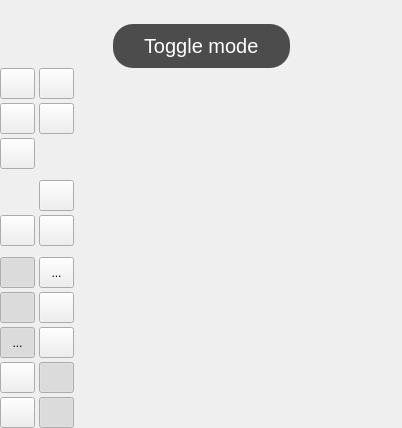
<?xml version="1.0" encoding="UTF-8"?>
<ui version="4.0">
 <class>partMainVisualizer</class>
 <widget class="QWidget" name="partMainVisualizer">
  <property name="geometry">
   <rect>
    <x>0</x>
    <y>0</y>
    <width>402</width>
    <height>428</height>
   </rect>
  </property>
  <property name="sizePolicy">
   <sizepolicy hsizetype="Preferred" vsizetype="Preferred">
    <horstretch>0</horstretch>
    <verstretch>0</verstretch>
   </sizepolicy>
  </property>
  <property name="windowTitle">
   <string>Form</string>
  </property>
  <property name="autoFillBackground">
   <bool>true</bool>
  </property>
  <property name="styleSheet">
   <string notr="true"/>
  </property>
  <layout class="QVBoxLayout" name="verticalLayout">
   <property name="spacing">
    <number>0</number>
   </property>
   <property name="leftMargin">
    <number>0</number>
   </property>
   <property name="topMargin">
    <number>0</number>
   </property>
   <property name="rightMargin">
    <number>0</number>
   </property>
   <property name="bottomMargin">
    <number>0</number>
   </property>
   <item>
    <widget class="GLContainer" name="visualizer" native="true">
     <property name="sizePolicy">
      <sizepolicy hsizetype="Preferred" vsizetype="Expanding">
       <horstretch>0</horstretch>
       <verstretch>0</verstretch>
      </sizepolicy>
     </property>
    </widget>
   </item>
   <item>
    <widget class="QWidget" name="info" native="true">
     <property name="sizePolicy">
      <sizepolicy hsizetype="Preferred" vsizetype="Expanding">
       <horstretch>0</horstretch>
       <verstretch>0</verstretch>
      </sizepolicy>
     </property>
     <property name="minimumSize">
      <size>
       <width>0</width>
       <height>44</height>
      </size>
     </property>
     <property name="maximumSize">
      <size>
       <width>16777215</width>
       <height>70</height>
      </size>
     </property>
     <property name="styleSheet">
      <string notr="true">QLabel#lblInfo {
        background-color: rgba(30, 30, 30, 200);
        color: white;
        padding: 8px 26px 8px 26px;
        font-size: 20px;
        border-radius: 20px;
}
</string>
     </property>
     <layout class="QHBoxLayout" name="horizontalLayout">
      <property name="spacing">
       <number>0</number>
      </property>
      <property name="leftMargin">
       <number>0</number>
      </property>
      <property name="topMargin">
       <number>0</number>
      </property>
      <property name="rightMargin">
       <number>0</number>
      </property>
      <property name="bottomMargin">
       <number>0</number>
      </property>
      <item>
       <spacer name="horizontalSpacer">
        <property name="orientation">
         <enum>Qt::Orientation::Horizontal</enum>
        </property>
        <property name="sizeHint" stdset="0">
         <size>
          <width>98</width>
          <height>19</height>
         </size>
        </property>
       </spacer>
      </item>
      <item>
       <widget class="QLabel" name="lblInfo">
        <property name="sizePolicy">
         <sizepolicy hsizetype="Preferred" vsizetype="Expanding">
          <horstretch>0</horstretch>
          <verstretch>0</verstretch>
         </sizepolicy>
        </property>
        <property name="maximumSize">
         <size>
          <width>16777215</width>
          <height>100</height>
         </size>
        </property>
        <property name="styleSheet">
         <string notr="true"/>
        </property>
        <property name="text">
         <string>Toggle mode</string>
        </property>
        <property name="textFormat">
         <enum>Qt::TextFormat::PlainText</enum>
        </property>
       </widget>
      </item>
      <item>
       <spacer name="horizontalSpacer_2">
        <property name="orientation">
         <enum>Qt::Orientation::Horizontal</enum>
        </property>
        <property name="sizeHint" stdset="0">
         <size>
          <width>98</width>
          <height>19</height>
         </size>
        </property>
       </spacer>
      </item>
     </layout>
    </widget>
   </item>
   <item>
    <widget class="QWidget" name="buttons" native="true">
     <property name="sizePolicy">
      <sizepolicy hsizetype="Preferred" vsizetype="Fixed">
       <horstretch>0</horstretch>
       <verstretch>0</verstretch>
      </sizepolicy>
     </property>
     <property name="minimumSize">
      <size>
       <width>75</width>
       <height>0</height>
      </size>
     </property>
     <property name="maximumSize">
      <size>
       <width>70</width>
       <height>5000</height>
      </size>
     </property>
     <property name="baseSize">
      <size>
       <width>70</width>
       <height>140</height>
      </size>
     </property>
     <property name="styleSheet">
      <string notr="true"/>
     </property>
     <layout class="QGridLayout" name="gridLayout">
      <property name="leftMargin">
       <number>0</number>
      </property>
      <property name="topMargin">
       <number>0</number>
      </property>
      <property name="rightMargin">
       <number>0</number>
      </property>
      <property name="bottomMargin">
       <number>0</number>
      </property>
      <property name="spacing">
       <number>4</number>
      </property>
      <item row="9" column="0">
       <widget class="StyledToolButton" name="cmdToggleTool">
        <property name="minimumSize">
         <size>
          <width>35</width>
          <height>31</height>
         </size>
        </property>
        <property name="maximumSize">
         <size>
          <width>35</width>
          <height>31</height>
         </size>
        </property>
        <property name="toolTip">
         <string>Toggle tool</string>
        </property>
        <property name="icon">
         <iconset resource="../../../resources/images.qrc">
          <normaloff>:/images/visualizer/visualizer_tool.svg</normaloff>:/images/visualizer/visualizer_tool.svg</iconset>
        </property>
        <property name="iconSize">
         <size>
          <width>24</width>
          <height>24</height>
         </size>
        </property>
        <property name="checkable">
         <bool>true</bool>
        </property>
        <property name="checked">
         <bool>true</bool>
        </property>
        <property name="invertedDartThemeIconColors" stdset="0">
         <bool>true</bool>
        </property>
        <property name="imagePadding" stdset="0">
         <number>2</number>
        </property>
       </widget>
      </item>
      <item row="5" column="1">
       <widget class="StyledToolButton" name="cmd2d">
        <property name="minimumSize">
         <size>
          <width>35</width>
          <height>31</height>
         </size>
        </property>
        <property name="maximumSize">
         <size>
          <width>35</width>
          <height>31</height>
         </size>
        </property>
        <property name="toolTip">
         <string>Show 2D view (from top)</string>
        </property>
        <property name="icon">
         <iconset resource="../../../resources/images.qrc">
          <normaloff>:/images/visualizer_2d.png</normaloff>:/images/visualizer_2d.png</iconset>
        </property>
        <property name="iconSize">
         <size>
          <width>24</width>
          <height>24</height>
         </size>
        </property>
        <property name="invertedDartThemeIconColors" stdset="0">
         <bool>true</bool>
        </property>
        <property name="imagePadding" stdset="0">
         <number>2</number>
        </property>
       </widget>
      </item>
      <item row="10" column="1">
       <widget class="StyledToolButton" name="cmdToggleHeightmapPreview">
        <property name="minimumSize">
         <size>
          <width>35</width>
          <height>31</height>
         </size>
        </property>
        <property name="maximumSize">
         <size>
          <width>35</width>
          <height>31</height>
         </size>
        </property>
        <property name="toolTip">
         <string>Toggle G-Code preview with heightmap applied</string>
        </property>
        <property name="icon">
         <iconset resource="../../../resources/images.qrc">
          <normaloff>:/images/visualizer/visualizer_heightmap_apply.svg</normaloff>:/images/visualizer/visualizer_heightmap_apply.svg</iconset>
        </property>
        <property name="iconSize">
         <size>
          <width>24</width>
          <height>24</height>
         </size>
        </property>
        <property name="checkable">
         <bool>true</bool>
        </property>
        <property name="invertedDartThemeIconColors" stdset="0">
         <bool>true</bool>
        </property>
        <property name="imagePadding" stdset="0">
         <number>2</number>
        </property>
       </widget>
      </item>
      <item row="0" column="1">
       <widget class="StyledToolButton" name="cmdFront">
        <property name="minimumSize">
         <size>
          <width>35</width>
          <height>31</height>
         </size>
        </property>
        <property name="maximumSize">
         <size>
          <width>35</width>
          <height>31</height>
         </size>
        </property>
        <property name="toolTip">
         <string>Front view</string>
        </property>
        <property name="text">
         <string/>
        </property>
        <property name="icon">
         <iconset resource="../../../resources/images.qrc">
          <normaloff>:/images/visualizer_front.png</normaloff>:/images/visualizer_front.png</iconset>
        </property>
        <property name="iconSize">
         <size>
          <width>24</width>
          <height>24</height>
         </size>
        </property>
        <property name="invertedDartThemeIconColors" stdset="0">
         <bool>true</bool>
        </property>
        <property name="imagePadding" stdset="0">
         <number>2</number>
        </property>
       </widget>
      </item>
      <item row="1" column="0">
       <widget class="StyledToolButton" name="cmdLeft">
        <property name="minimumSize">
         <size>
          <width>35</width>
          <height>31</height>
         </size>
        </property>
        <property name="maximumSize">
         <size>
          <width>35</width>
          <height>31</height>
         </size>
        </property>
        <property name="toolTip">
         <string>Left view</string>
        </property>
        <property name="icon">
         <iconset resource="../../../resources/images.qrc">
          <normaloff>:/images/visualizer_front.png</normaloff>:/images/visualizer_front.png</iconset>
        </property>
        <property name="iconSize">
         <size>
          <width>24</width>
          <height>24</height>
         </size>
        </property>
        <property name="invertedDartThemeIconColors" stdset="0">
         <bool>true</bool>
        </property>
        <property name="imagePadding" stdset="0">
         <number>2</number>
        </property>
       </widget>
      </item>
      <item row="4" column="0" colspan="2">
       <widget class="QWidget" name="line2" native="true">
        <property name="sizePolicy">
         <sizepolicy hsizetype="Preferred" vsizetype="Preferred">
          <horstretch>0</horstretch>
          <verstretch>0</verstretch>
         </sizepolicy>
        </property>
        <property name="minimumSize">
         <size>
          <width>0</width>
          <height>3</height>
         </size>
        </property>
        <property name="maximumSize">
         <size>
          <width>16777215</width>
          <height>3</height>
         </size>
        </property>
       </widget>
      </item>
      <item row="0" column="0">
       <widget class="StyledToolButton" name="cmdTop">
        <property name="minimumSize">
         <size>
          <width>35</width>
          <height>31</height>
         </size>
        </property>
        <property name="maximumSize">
         <size>
          <width>35</width>
          <height>31</height>
         </size>
        </property>
        <property name="toolTip">
         <string>Top view</string>
        </property>
        <property name="text">
         <string/>
        </property>
        <property name="icon">
         <iconset resource="../../../resources/images.qrc">
          <normaloff>:/images/visualizer_top.png</normaloff>:/images/visualizer_top.png</iconset>
        </property>
        <property name="iconSize">
         <size>
          <width>24</width>
          <height>24</height>
         </size>
        </property>
        <property name="invertedDartThemeIconColors" stdset="0">
         <bool>true</bool>
        </property>
        <property name="imagePadding" stdset="0">
         <number>2</number>
        </property>
       </widget>
      </item>
      <item row="1" column="1">
       <widget class="StyledToolButton" name="cmdRight">
        <property name="minimumSize">
         <size>
          <width>35</width>
          <height>31</height>
         </size>
        </property>
        <property name="maximumSize">
         <size>
          <width>35</width>
          <height>31</height>
         </size>
        </property>
        <property name="toolTip">
         <string>Right view</string>
        </property>
        <property name="text">
         <string/>
        </property>
        <property name="icon">
         <iconset resource="../../../resources/images.qrc">
          <normaloff>:/images/visualizer_left.png</normaloff>:/images/visualizer_left.png</iconset>
        </property>
        <property name="iconSize">
         <size>
          <width>24</width>
          <height>24</height>
         </size>
        </property>
        <property name="invertedDartThemeIconColors" stdset="0">
         <bool>true</bool>
        </property>
        <property name="imagePadding" stdset="0">
         <number>2</number>
        </property>
       </widget>
      </item>
      <item row="7" column="0" colspan="2">
       <widget class="QWidget" name="line1" native="true">
        <property name="sizePolicy">
         <sizepolicy hsizetype="Preferred" vsizetype="Preferred">
          <horstretch>0</horstretch>
          <verstretch>0</verstretch>
         </sizepolicy>
        </property>
        <property name="minimumSize">
         <size>
          <width>0</width>
          <height>3</height>
         </size>
        </property>
        <property name="maximumSize">
         <size>
          <width>16777215</width>
          <height>3</height>
         </size>
        </property>
       </widget>
      </item>
      <item row="6" column="0">
       <widget class="StyledToolButton" name="cmdFit">
        <property name="minimumSize">
         <size>
          <width>35</width>
          <height>31</height>
         </size>
        </property>
        <property name="maximumSize">
         <size>
          <width>35</width>
          <height>31</height>
         </size>
        </property>
        <property name="toolTip">
         <string>Zoom to fit contents</string>
        </property>
        <property name="text">
         <string/>
        </property>
        <property name="icon">
         <iconset resource="../../../resources/images.qrc">
          <normaloff>:/images/fit_1.png</normaloff>:/images/fit_1.png</iconset>
        </property>
        <property name="iconSize">
         <size>
          <width>24</width>
          <height>24</height>
         </size>
        </property>
        <property name="invertedDartThemeIconColors" stdset="0">
         <bool>true</bool>
        </property>
        <property name="imagePadding" stdset="0">
         <number>2</number>
        </property>
       </widget>
      </item>
      <item row="9" column="1">
       <widget class="StyledToolButton" name="cmdToggleHeightmapMarkers">
        <property name="minimumSize">
         <size>
          <width>35</width>
          <height>31</height>
         </size>
        </property>
        <property name="maximumSize">
         <size>
          <width>35</width>
          <height>31</height>
         </size>
        </property>
        <property name="toolTip">
         <string>Toggle heightmap markers</string>
        </property>
        <property name="icon">
         <iconset resource="../../../resources/images.qrc">
          <normaloff>:/images/visualizer/visualizer_grid_markers.svg</normaloff>:/images/visualizer/visualizer_grid_markers.svg</iconset>
        </property>
        <property name="iconSize">
         <size>
          <width>24</width>
          <height>24</height>
         </size>
        </property>
        <property name="checkable">
         <bool>true</bool>
        </property>
        <property name="invertedDartThemeIconColors" stdset="0">
         <bool>true</bool>
        </property>
        <property name="imagePadding" stdset="0">
         <number>2</number>
        </property>
       </widget>
      </item>
      <item row="6" column="1">
       <widget class="StyledToolButton" name="cmdToggleProjection">
        <property name="minimumSize">
         <size>
          <width>35</width>
          <height>31</height>
         </size>
        </property>
        <property name="maximumSize">
         <size>
          <width>35</width>
          <height>31</height>
         </size>
        </property>
        <property name="toolTip">
         <string>Toggle perspective/orthographic projection</string>
        </property>
        <property name="text">
         <string/>
        </property>
        <property name="icon">
         <iconset resource="../../../resources/images.qrc">
          <normaloff>:/images/visualizer_toggle_view_mode.png</normaloff>:/images/visualizer_toggle_view_mode.png</iconset>
        </property>
        <property name="iconSize">
         <size>
          <width>24</width>
          <height>24</height>
         </size>
        </property>
        <property name="checkable">
         <bool>false</bool>
        </property>
        <property name="invertedDartThemeIconColors" stdset="0">
         <bool>true</bool>
        </property>
        <property name="imagePadding" stdset="0">
         <number>2</number>
        </property>
       </widget>
      </item>
      <item row="2" column="0">
       <widget class="StyledToolButton" name="cmdIsometric">
        <property name="minimumSize">
         <size>
          <width>35</width>
          <height>31</height>
         </size>
        </property>
        <property name="maximumSize">
         <size>
          <width>35</width>
          <height>31</height>
         </size>
        </property>
        <property name="toolTip">
         <string>3D View</string>
        </property>
        <property name="text">
         <string/>
        </property>
        <property name="icon">
         <iconset resource="../../../resources/images.qrc">
          <normaloff>:/images/visualizer_isometric.png</normaloff>:/images/visualizer_isometric.png</iconset>
        </property>
        <property name="iconSize">
         <size>
          <width>24</width>
          <height>24</height>
         </size>
        </property>
        <property name="invertedDartThemeIconColors" stdset="0">
         <bool>true</bool>
        </property>
        <property name="imagePadding" stdset="0">
         <number>2</number>
        </property>
       </widget>
      </item>
      <item row="8" column="0">
       <widget class="StyledToolButton" name="cmdToggleCube">
        <property name="minimumSize">
         <size>
          <width>35</width>
          <height>31</height>
         </size>
        </property>
        <property name="maximumSize">
         <size>
          <width>35</width>
          <height>31</height>
         </size>
        </property>
        <property name="toolTip">
         <string>Toggle rotation cube</string>
        </property>
        <property name="text">
         <string/>
        </property>
        <property name="icon">
         <iconset resource="../../../resources/images.qrc">
          <normaloff>:/images/rotation_cube.png</normaloff>:/images/rotation_cube.png</iconset>
        </property>
        <property name="iconSize">
         <size>
          <width>24</width>
          <height>24</height>
         </size>
        </property>
        <property name="checkable">
         <bool>true</bool>
        </property>
        <property name="checked">
         <bool>true</bool>
        </property>
        <property name="invertedDartThemeIconColors" stdset="0">
         <bool>true</bool>
        </property>
        <property name="imagePadding" stdset="0">
         <number>2</number>
        </property>
       </widget>
      </item>
      <item row="8" column="1">
       <widget class="StyledToolButton" name="cmdToggleHeightmap">
        <property name="minimumSize">
         <size>
          <width>35</width>
          <height>31</height>
         </size>
        </property>
        <property name="maximumSize">
         <size>
          <width>35</width>
          <height>31</height>
         </size>
        </property>
        <property name="toolTip">
         <string>Toggle heightmap visibility</string>
        </property>
        <property name="text">
         <string>...</string>
        </property>
        <property name="icon">
         <iconset resource="../../../resources/images.qrc">
          <normaloff>:/images/visualizer/visualizer_heightmap.svg</normaloff>:/images/visualizer/visualizer_heightmap.svg</iconset>
        </property>
        <property name="iconSize">
         <size>
          <width>24</width>
          <height>24</height>
         </size>
        </property>
        <property name="checkable">
         <bool>true</bool>
        </property>
        <property name="invertedDartThemeIconColors" stdset="0">
         <bool>true</bool>
        </property>
        <property name="imagePadding" stdset="0">
         <number>2</number>
        </property>
       </widget>
      </item>
      <item row="10" column="0">
       <widget class="StyledToolButton" name="cmdToggleOrigin">
        <property name="minimumSize">
         <size>
          <width>35</width>
          <height>31</height>
         </size>
        </property>
        <property name="maximumSize">
         <size>
          <width>35</width>
          <height>31</height>
         </size>
        </property>
        <property name="toolTip">
         <string>Toggle origin</string>
        </property>
        <property name="text">
         <string>...</string>
        </property>
        <property name="icon">
         <iconset resource="../../../resources/images.qrc">
          <normaloff>:/images/visualizer/visualizer_origin.svg</normaloff>:/images/visualizer/visualizer_origin.svg</iconset>
        </property>
        <property name="iconSize">
         <size>
          <width>24</width>
          <height>24</height>
         </size>
        </property>
        <property name="checkable">
         <bool>true</bool>
        </property>
        <property name="checked">
         <bool>true</bool>
        </property>
        <property name="invertedDartThemeIconColors" stdset="0">
         <bool>true</bool>
        </property>
        <property name="imagePadding" stdset="0">
         <number>2</number>
        </property>
       </widget>
      </item>
      <item row="11" column="0">
       <widget class="StyledToolButton" name="cmdToggleBoundingBox">
        <property name="minimumSize">
         <size>
          <width>35</width>
          <height>31</height>
         </size>
        </property>
        <property name="maximumSize">
         <size>
          <width>35</width>
          <height>31</height>
         </size>
        </property>
        <property name="toolTip">
         <string>Toggle bounding box</string>
        </property>
        <property name="icon">
         <iconset resource="../../../resources/images.qrc">
          <normaloff>:/images/visualizer/visualizer_extremes.svg</normaloff>:/images/visualizer/visualizer_extremes.svg</iconset>
        </property>
        <property name="checkable">
         <bool>true</bool>
        </property>
        <property name="invertedDartThemeIconColors" stdset="0">
         <bool>true</bool>
        </property>
        <property name="customColors" stdset="0">
         <bool>false</bool>
        </property>
        <property name="imagePadding" stdset="0">
         <number>-2</number>
        </property>
       </widget>
      </item>
      <item row="11" column="1">
       <widget class="StyledToolButton" name="cmdToggleToolpath">
        <property name="minimumSize">
         <size>
          <width>35</width>
          <height>31</height>
         </size>
        </property>
        <property name="maximumSize">
         <size>
          <width>35</width>
          <height>31</height>
         </size>
        </property>
        <property name="toolTip">
         <string>Toggle toopath view</string>
        </property>
        <property name="icon">
         <iconset resource="../../../resources/images.qrc">
          <normaloff>:/images/visualizer/visualizer_gcode.svg</normaloff>:/images/visualizer/visualizer_gcode.svg</iconset>
        </property>
        <property name="checkable">
         <bool>true</bool>
        </property>
        <property name="checked">
         <bool>true</bool>
        </property>
        <property name="imagePadding" stdset="0">
         <number>-2</number>
        </property>
       </widget>
      </item>
      <item row="12" column="1">
       <widget class="StyledToolButton" name="cmdToggleGrid">
        <property name="minimumSize">
         <size>
          <width>35</width>
          <height>31</height>
         </size>
        </property>
        <property name="maximumSize">
         <size>
          <width>35</width>
          <height>31</height>
         </size>
        </property>
        <property name="toolTip">
         <string>Toggle grid</string>
        </property>
        <property name="icon">
         <iconset resource="../../../resources/images.qrc">
          <normaloff>:/images/visualizer/visualizer_grid.svg</normaloff>:/images/visualizer/visualizer_grid.svg</iconset>
        </property>
        <property name="iconSize">
         <size>
          <width>24</width>
          <height>24</height>
         </size>
        </property>
        <property name="checkable">
         <bool>true</bool>
        </property>
        <property name="checked">
         <bool>true</bool>
        </property>
        <property name="invertedDartThemeIconColors" stdset="0">
         <bool>true</bool>
        </property>
        <property name="imagePadding" stdset="0">
         <number>2</number>
        </property>
       </widget>
      </item>
      <item row="12" column="0">
       <widget class="StyledToolButton" name="cmdToggleLight">
        <property name="minimumSize">
         <size>
          <width>35</width>
          <height>31</height>
         </size>
        </property>
        <property name="maximumSize">
         <size>
          <width>35</width>
          <height>31</height>
         </size>
        </property>
        <property name="toolTip">
         <string>Toggle rotating light</string>
        </property>
        <property name="icon">
         <iconset resource="../../../resources/images.qrc">
          <normaloff>:/images/visualizer/visualizer_light.svg</normaloff>:/images/visualizer/visualizer_light.svg</iconset>
        </property>
        <property name="iconSize">
         <size>
          <width>24</width>
          <height>24</height>
         </size>
        </property>
        <property name="checkable">
         <bool>true</bool>
        </property>
        <property name="invertedDartThemeIconColors" stdset="0">
         <bool>true</bool>
        </property>
        <property name="imagePadding" stdset="0">
         <number>2</number>
        </property>
       </widget>
      </item>
     </layout>
    </widget>
   </item>
  </layout>
 </widget>
 <customwidgets>
  <customwidget>
   <class>StyledToolButton</class>
   <extends>QToolButton</extends>
   <header>styledtoolbutton.h</header>
  </customwidget>
  <customwidget>
   <class>GLContainer</class>
   <extends>QWidget</extends>
   <header>ui/widgets/glcontainer.h</header>
   <container>1</container>
  </customwidget>
 </customwidgets>
 <resources>
  <include location="../../../resources/images.qrc"/>
 </resources>
 <connections>
  <connection>
   <sender>cmdFront</sender>
   <signal>clicked()</signal>
   <receiver>partMainVisualizer</receiver>
   <slot>frontClicked()</slot>
   <hints>
    <hint type="sourcelabel">
     <x>73</x>
     <y>71</y>
    </hint>
    <hint type="destinationlabel">
     <x>129</x>
     <y>214</y>
    </hint>
   </hints>
  </connection>
  <connection>
   <sender>cmdTop</sender>
   <signal>clicked()</signal>
   <receiver>partMainVisualizer</receiver>
   <slot>topClicked()</slot>
   <hints>
    <hint type="sourcelabel">
     <x>13</x>
     <y>71</y>
    </hint>
    <hint type="destinationlabel">
     <x>116</x>
     <y>179</y>
    </hint>
   </hints>
  </connection>
  <connection>
   <sender>cmdToggleHeightmap</sender>
   <signal>toggled(bool)</signal>
   <receiver>partMainVisualizer</receiver>
   <slot>heightmapClicked(bool)</slot>
   <hints>
    <hint type="sourcelabel">
     <x>73</x>
     <y>255</y>
    </hint>
    <hint type="destinationlabel">
     <x>135</x>
     <y>287</y>
    </hint>
   </hints>
  </connection>
  <connection>
   <sender>cmdToggleCube</sender>
   <signal>toggled(bool)</signal>
   <receiver>partMainVisualizer</receiver>
   <slot>rotationCubeClicked(bool)</slot>
   <hints>
    <hint type="sourcelabel">
     <x>9</x>
     <y>255</y>
    </hint>
    <hint type="destinationlabel">
     <x>95</x>
     <y>275</y>
    </hint>
   </hints>
  </connection>
  <connection>
   <sender>cmdIsometric</sender>
   <signal>clicked()</signal>
   <receiver>partMainVisualizer</receiver>
   <slot>isometricClicked()</slot>
   <hints>
    <hint type="sourcelabel">
     <x>8</x>
     <y>134</y>
    </hint>
    <hint type="destinationlabel">
     <x>101</x>
     <y>247</y>
    </hint>
   </hints>
  </connection>
  <connection>
   <sender>cmdToggleProjection</sender>
   <signal>clicked()</signal>
   <receiver>partMainVisualizer</receiver>
   <slot>toggleProjectionClicked()</slot>
   <hints>
    <hint type="sourcelabel">
     <x>73</x>
     <y>210</y>
    </hint>
    <hint type="destinationlabel">
     <x>249</x>
     <y>253</y>
    </hint>
   </hints>
  </connection>
  <connection>
   <sender>cmdFit</sender>
   <signal>clicked()</signal>
   <receiver>partMainVisualizer</receiver>
   <slot>fitClicked()</slot>
   <hints>
    <hint type="sourcelabel">
     <x>20</x>
     <y>210</y>
    </hint>
    <hint type="destinationlabel">
     <x>92</x>
     <y>204</y>
    </hint>
   </hints>
  </connection>
  <connection>
   <sender>cmdRight</sender>
   <signal>clicked()</signal>
   <receiver>partMainVisualizer</receiver>
   <slot>rightClicked()</slot>
   <hints>
    <hint type="sourcelabel">
     <x>73</x>
     <y>102</y>
    </hint>
    <hint type="destinationlabel">
     <x>259</x>
     <y>210</y>
    </hint>
   </hints>
  </connection>
  <connection>
   <sender>cmd2d</sender>
   <signal>clicked()</signal>
   <receiver>partMainVisualizer</receiver>
   <slot>_2dClicked()</slot>
   <hints>
    <hint type="sourcelabel">
     <x>73</x>
     <y>179</y>
    </hint>
    <hint type="destinationlabel">
     <x>85</x>
     <y>262</y>
    </hint>
   </hints>
  </connection>
  <connection>
   <sender>cmdLeft</sender>
   <signal>clicked()</signal>
   <receiver>partMainVisualizer</receiver>
   <slot>leftClicked()</slot>
   <hints>
    <hint type="sourcelabel">
     <x>26</x>
     <y>102</y>
    </hint>
    <hint type="destinationlabel">
     <x>114</x>
     <y>123</y>
    </hint>
   </hints>
  </connection>
  <connection>
   <sender>cmdToggleTool</sender>
   <signal>toggled(bool)</signal>
   <receiver>partMainVisualizer</receiver>
   <slot>toggleToolClicked(bool)</slot>
   <hints>
    <hint type="sourcelabel">
     <x>23</x>
     <y>287</y>
    </hint>
    <hint type="destinationlabel">
     <x>274</x>
     <y>283</y>
    </hint>
   </hints>
  </connection>
  <connection>
   <sender>cmdToggleHeightmapMarkers</sender>
   <signal>toggled(bool)</signal>
   <receiver>partMainVisualizer</receiver>
   <slot>heightmapMarkersClicked(bool)</slot>
   <hints>
    <hint type="sourcelabel">
     <x>73</x>
     <y>287</y>
    </hint>
    <hint type="destinationlabel">
     <x>117</x>
     <y>296</y>
    </hint>
   </hints>
  </connection>
  <connection>
   <sender>cmdToggleOrigin</sender>
   <signal>toggled(bool)</signal>
   <receiver>partMainVisualizer</receiver>
   <slot>toggleOriginClicked(bool)</slot>
   <hints>
    <hint type="sourcelabel">
     <x>8</x>
     <y>350</y>
    </hint>
    <hint type="destinationlabel">
     <x>191</x>
     <y>343</y>
    </hint>
   </hints>
  </connection>
  <connection>
   <sender>cmdToggleLight</sender>
   <signal>toggled(bool)</signal>
   <receiver>partMainVisualizer</receiver>
   <slot>toggleLightClicked(bool)</slot>
   <hints>
    <hint type="sourcelabel">
     <x>73</x>
     <y>350</y>
    </hint>
    <hint type="destinationlabel">
     <x>169</x>
     <y>332</y>
    </hint>
   </hints>
  </connection>
  <connection>
   <sender>cmdToggleBoundingBox</sender>
   <signal>toggled(bool)</signal>
   <receiver>partMainVisualizer</receiver>
   <slot>toggleBoundingBoxClicked(bool)</slot>
   <hints>
    <hint type="sourcelabel">
     <x>19</x>
     <y>384</y>
    </hint>
    <hint type="destinationlabel">
     <x>113</x>
     <y>337</y>
    </hint>
   </hints>
  </connection>
  <connection>
   <sender>cmdToggleToolpath</sender>
   <signal>toggled(bool)</signal>
   <receiver>partMainVisualizer</receiver>
   <slot>toggleToolpathClicked(bool)</slot>
   <hints>
    <hint type="sourcelabel">
     <x>54</x>
     <y>373</y>
    </hint>
    <hint type="destinationlabel">
     <x>117</x>
     <y>365</y>
    </hint>
   </hints>
  </connection>
  <connection>
   <sender>cmdToggleGrid</sender>
   <signal>toggled(bool)</signal>
   <receiver>partMainVisualizer</receiver>
   <slot>toggleGridClicked(bool)</slot>
   <hints>
    <hint type="sourcelabel">
     <x>54</x>
     <y>373</y>
    </hint>
    <hint type="destinationlabel">
     <x>117</x>
     <y>365</y>
    </hint>
   </hints>
  </connection>
  <connection>
   <sender>cmdToggleHeightmapPreview</sender>
   <signal>toggled(bool)</signal>
   <receiver>partMainVisualizer</receiver>
   <slot>toggleHeightmapPreviewClicked(bool)</slot>
   <hints>
    <hint type="sourcelabel">
     <x>19</x>
     <y>405</y>
    </hint>
    <hint type="destinationlabel">
     <x>117</x>
     <y>380</y>
    </hint>
   </hints>
  </connection>
 </connections>
 <slots>
  <slot>fitClicked()</slot>
  <slot>topClicked()</slot>
  <slot>frontClicked()</slot>
  <slot>leftClicked()</slot>
  <slot>isometricClicked()</slot>
  <slot>rotationCubeClicked(bool)</slot>
  <slot>heightmapClicked(bool)</slot>
  <slot>toggleProjectionClicked()</slot>
  <slot>rightClicked()</slot>
  <slot>_2dClicked()</slot>
  <slot>toggleToolClicked(bool)</slot>
  <slot>heightmapMarkersClicked(bool)</slot>
  <slot>toggleOriginClicked(bool)</slot>
  <slot>toggleLightClicked(bool)</slot>
  <slot>toggleBoundingBoxClicked(bool)</slot>
  <slot>toggleToolpathClicked(bool)</slot>
  <slot>toggleHeightmapPreviewClicked(bool)</slot>
  <slot>toggleGridClicked(bool)</slot>
 </slots>
</ui>
